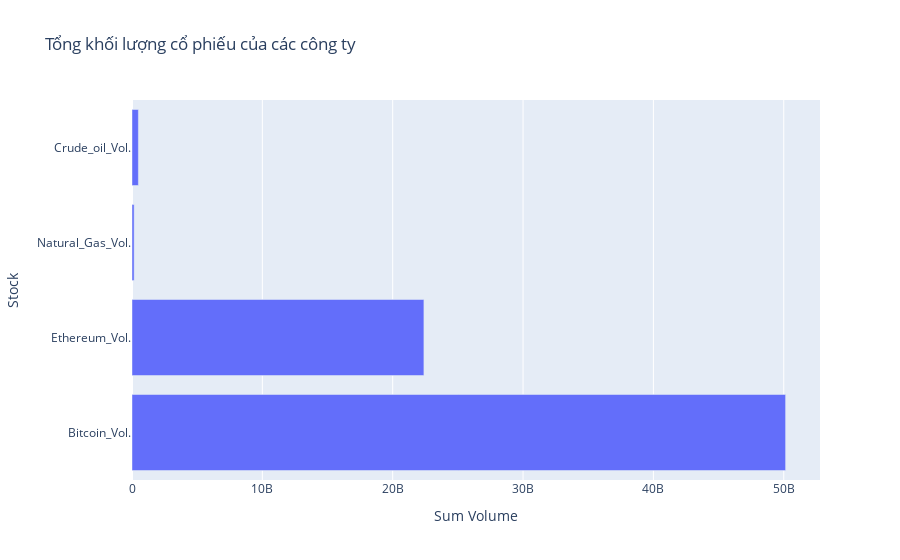

Notebook cell for this chart:
### Code cell
df_volume_sum = df_volume.sum()
 df_volume_sum = df_volume_sum.reset_index()
 df_volume_sum.columns = ['Stock', 'Sum Volume']
 fig = px.bar(df_volume_sum, y='Stock', x='Sum Volume', title='Tổng khối lượng cổ phiếu của các công ty')
 fig.show()

### Figure 1 — Plotly figure (JSON) as saved in the notebook; plotly's stock layout.template omitted (floating-point values rounded to 4 significant figures)
{"data": [{"alignmentgroup": "True", "hovertemplate": "Sum Volume=%{x}<br>Stock=%{y}<extra></extra>", "legendgroup": "", "marker": {"color": "#636efa", "pattern": {"shape": ""}}, "name": "", "offsetgroup": "", "orientation": "h", "showlegend": false, "textposition": "auto", "type": "bar", "x": [50141603830, 22393423630, 163383290, 489739090], "xaxis": "x", "y": ["Bitcoin_Vol.", "Ethereum_Vol.", "Natural_Gas_Vol.", "Crude_oil_Vol."], "yaxis": "y"}], "layout": {"barmode": "relative", "legend": {"tracegroupgap": 0}, "title": {"text": "Tổng khối lượng cổ phiếu của các công ty"}, "xaxis": {"anchor": "y", "domain": [0, 1], "title": {"text": "Sum Volume"}}, "yaxis": {"anchor": "x", "domain": [0, 1], "title": {"text": "Stock"}}}}
